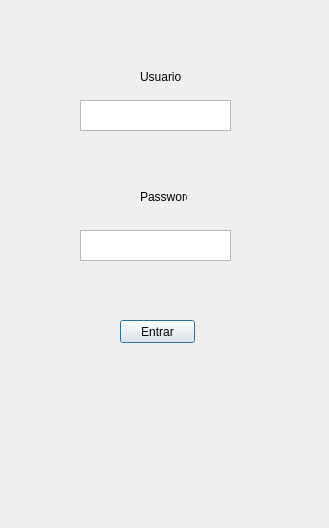
<?xml version="1.0" encoding="UTF-8"?>
<ui version="4.0">
 <class>LoginDialog</class>
 <widget class="QDialog" name="LoginDialog">
  <property name="geometry">
   <rect>
    <x>0</x>
    <y>0</y>
    <width>329</width>
    <height>528</height>
   </rect>
  </property>
  <property name="windowTitle">
   <string>Dialog</string>
  </property>
  <widget class="QLabel" name="UsuarioLabel">
   <property name="geometry">
    <rect>
     <x>140</x>
     <y>70</y>
     <width>47</width>
     <height>13</height>
    </rect>
   </property>
   <property name="text">
    <string>Usuario</string>
   </property>
  </widget>
  <widget class="QTextEdit" name="Usuario_textEdit">
   <property name="geometry">
    <rect>
     <x>80</x>
     <y>100</y>
     <width>151</width>
     <height>31</height>
    </rect>
   </property>
  </widget>
  <widget class="QLabel" name="PasswordLabel">
   <property name="geometry">
    <rect>
     <x>140</x>
     <y>190</y>
     <width>47</width>
     <height>13</height>
    </rect>
   </property>
   <property name="text">
    <string>Password</string>
   </property>
  </widget>
  <widget class="QTextEdit" name="Password_textEdit">
   <property name="geometry">
    <rect>
     <x>80</x>
     <y>230</y>
     <width>151</width>
     <height>31</height>
    </rect>
   </property>
  </widget>
  <widget class="QPushButton" name="LoginBtn">
   <property name="geometry">
    <rect>
     <x>120</x>
     <y>320</y>
     <width>75</width>
     <height>23</height>
    </rect>
   </property>
   <property name="text">
    <string>Entrar</string>
   </property>
  </widget>
 </widget>
 <resources/>
 <connections>
  <connection>
   <sender>LoginBtn</sender>
   <signal>clicked()</signal>
   <receiver>LoginDialog</receiver>
   <slot>hide()</slot>
   <hints>
    <hint type="sourcelabel">
     <x>157</x>
     <y>331</y>
    </hint>
    <hint type="destinationlabel">
     <x>164</x>
     <y>263</y>
    </hint>
   </hints>
  </connection>
 </connections>
</ui>
